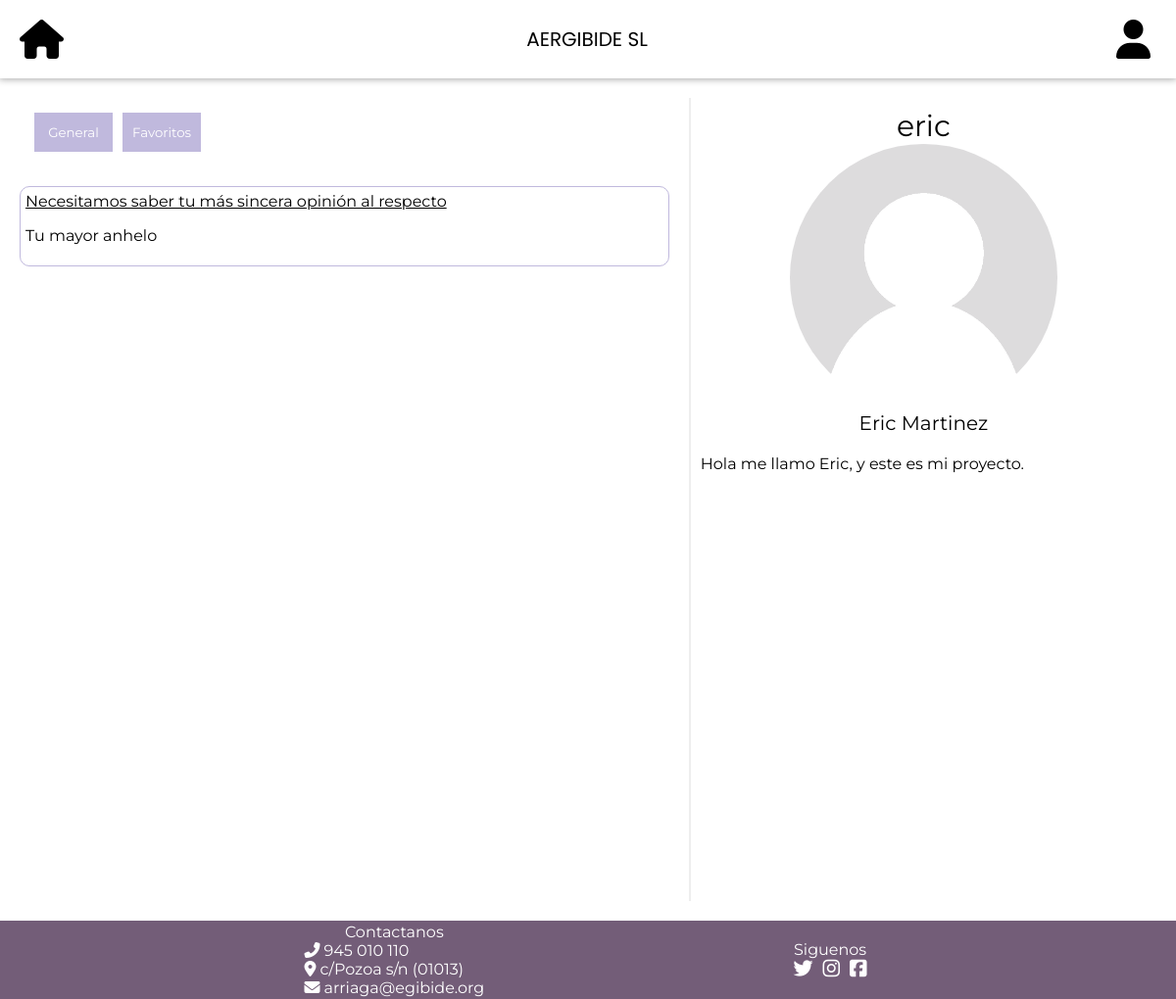
Before: /php/perfil.php?nickname=eric with the older database file.
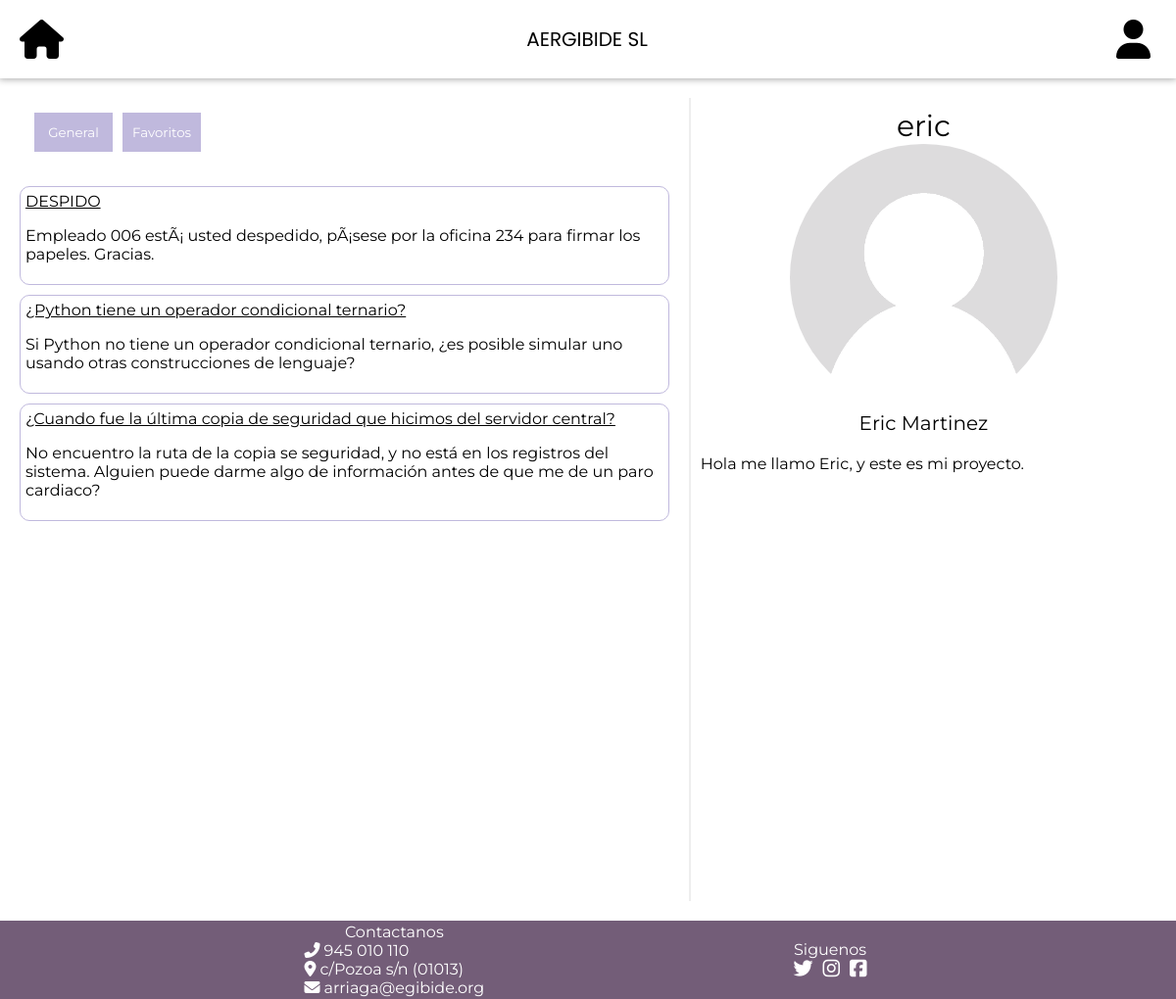
After: the same page with the newer database file.
### tables this page shows
CREATE TABLE `Preguntas` (
  `id` int(11) NOT NULL,
  `titulo` varchar(100) NOT NULL,
  `descripcion` varchar(5000) NOT NULL,
  `fecha` datetime NOT NULL,
  `tema` varchar(20) DEFAULT NULL,
  `usuarioid` int(11) NOT NULL
);

CREATE TABLE `Usuarios` (
  `id` int(11) NOT NULL,
  `tipousuarios` int(1) DEFAULT NULL,
  `nickname` varchar(30) NOT NULL,
  `password` varchar(300) NOT NULL,
  `nombre` varchar(30) NOT NULL,
  `apellido1` varchar(40) NOT NULL,
  `apellido2` varchar(40) DEFAULT NULL,
  `email` varchar(64) DEFAULT NULL,
  `descripcion` varchar(500) DEFAULT NULL,
  `edad` int(2) DEFAULT NULL,
  `imagen` varchar(100) DEFAULT NULL
);

### php/perfil.php (called while the page is built, shortened)
<?php
require_once '../php/llamadasBD.php';
$usuarios = leerUsuarios();
$preguntas = leerPreguntas();
$usuarioPerfil = array();
$preguntasUsuario = array();
$idUsuario = "";
while ($usuario = $usuarios->fetch()){
    if($usuario["nickname"] == $_GET["nickname"]){
        $idUsuario = $usuario["id"];
        array_push($usuarioPerfil, [
            "nickname" => $usuario["nickname"],
            "nombre" => $usuario["nombre"],
            "apellido1" => $usuario["apellido1"],
            "apellido2" => $usuario["apellido2"],
            "email" => $usuario["email"],
            "descripcion" => $usuario["descripcion"],
            "edad" => $usuario["edad"],
            "imagen" => $usuario["imagen"]
        ]);
    }
}
while ($pregunta = $preguntas->fetch()){
    if($pregunta["usuarioid"] == $idUsuario){
        array_push($preguntasUsuario, [
            "id" => $pregunta["id"],
            "titulo" => $pregunta["titulo"],
            "descripcion" => $pregunta["descripcion"],
            "fecha" => $pregunta["fecha"],
            "tema" => $pregunta["tema"],
            "usuarioid" => $pregunta["usuarioid"],
        ]);
    }
}
require "../html/perfil.view.php";

### php/llamadasBD.php (called while the page is built, shortened)
<?php
function iniciarConexion(){
    $dbname = "db_reto2";
    $host = "localhost";
    $user = "admin";
    $pass = "12345";
    try{
       $dbh = new PDO("mysql:host=$host;dbname=$dbname",$user,$pass);
       return $dbh;
    }catch (PDOException $e){
        echo $e->getMessage();
        return null;
    }
}
function leerPreguntas()
{
    $dbh = iniciarConexion();
    $stmt = $dbh->prepare("SELECT * FROM Preguntas ORDER BY fecha DESC");
    $stmt->execute();
    $stmt->setFetchMode(PDO::FETCH_ASSOC);
    return $stmt;
}
function leerUsuarios()
{
    $dbh = iniciarConexion();
    $stmt = $dbh->prepare("SELECT * FROM Usuarios");
    $stmt->execute();
    $stmt->setFetchMode(PDO::FETCH_ASSOC);
    return $stmt;
}

### html/perfil.view.php (the view, shortened to what this page needs)
<?php include 'header.view.php';?>
<head>
    <link rel="stylesheet" href="../html/css/perfil.css">
</head>
<body>
    <div id="divPrincipal">
        <div id="divIzq">
            <div id="divBotones">
                <button>General</button>
                <button>Favoritos</button>
            </div>
            <div id="divPreguntas">
                <?php foreach ($preguntasUsuario as $pregunta) { ?>
                <div class="divPregunta">
                    <a href="../php/pregunta.php?pregunta=<?php echo $pregunta["id"]?>" class="tituloPreg"><?php echo $pregunta["titulo"];?></a>
                    <div class="divDescripcion">
                        <p><?php echo $pregunta["descripcion"]; ?></p>
                    </div>
                </div>
                <?php } ?>
            </div>
        </div>
        <div id="divDer">
            <label id="lbNickname"><?php echo $usuarioPerfil[0]["nickname"] ?></label>
            <img id="imgPerfil" src="<?php echo $usuarioPerfil[0]["imagen"];?>">
            <label id="lbNombre"><?php echo $usuarioPerfil[0]["nombre"];echo " "; echo $usuarioPerfil[0]["apellido1"]?></label>
            <label id="lbDescripcion"><?php echo $usuarioPerfil[0]["descripcion"] ?></label>
        </div>
    </div>
</body>
<?php include 'footer.view.php';?>

### html/header.view.php (shortened to what this page needs)
<!DOCTYPE html>
<html lang="en" xmlns="http://www.w3.org/1999/html">
<head>
    <link rel="stylesheet" href="../html/css/header.css">
    <link rel="stylesheet" href="../html/css/footer.css">
</head>
<body>
<header>
        <a href="../php/preguntas.php"><i id="iconHome" class="fas fa-home"></i></a>
        <label id="tituloAergibide">AERGIBIDE SL</label>
        <div class="dropdown">
            <button onclick="myFunction()" class="dropbtn">
                <i class="fas fa-user" id="iconUser"></i>
            </button>
        </div>
</header>

### html/footer.view.php (shortened to what this page needs)
<footer>
    <div id="divFooter">
        <div id="divFooterIzq">
                <label class="lbFooterTitulo">Contactanos</label>
            <div id="divContactos">
                <div class="divContactoIzq"><i id="iconoFooter" class="fas fa-phone-alt"></i> 945 010 110</div>
                <div class="divContactoIzq"><i id="iconoFooter" class="fas fa-map-marker-alt"></i> c/Pozoa s/n (01013)</div>
                <div class="divContactoIzq"><i id="iconoFooter" class="fas fa-envelope"></i> arriaga@egibide.org</div>
            </div>
        </div>
        <div id="divFooterDer">
            <label class="lbFooterTitulo">Siguenos</label>
            <div id="divRedesSociales">
                <a href="#"><i id="iconoFooterDer" class="fab fa-twitter"></i></a>
                <a href="#"><i id="iconoFooterDer" class="fab fa-instagram"></i></a>
                <a href="#"><i id="iconoFooterDer" class="fab fa-facebook-square"></i></a>
            </div>
        </div>
    </div>
</footer>

### html/css/header.css (style rules this page uses)
header { display: flex; align-items: center; justify-content: space-between; height: 80px; box-shadow: 5px 10px; box-shadow: 0 0 7px 1px #00000057; background-color: white; position: sticky; top: 0px; }
body { margin: 0px; height: 100vh; font-family: 'Montserrat', sans-serif; }
select option,button,input { font-family: 'Montserrat', sans-serif; }
#tituloAergibide { font-family: 'Poppins', sans-serif; font-size: 20px; }
#iconHome, #iconUser { font-size: 40px; padding-left: 20px; padding-right: 20px; color: black; }
.dropdown { position: relative; display: inline-block; }
.dropbtn { border: none; background-color: transparent; }

### html/css/footer.css (style rules this page uses)
#divFooter { display: flex; justify-content: space-evenly; align-items: center; background-color: #735D78; bottom: 0vh; width: 100%; position: sticky; padding-bottom: 5px; padding-top: 5px; height: 70px; }
#iconoFooterDer { font-size: 20px; color: white; padding-left: 5px; padding-right: 5px; }
#divFooterIzq { display: flex; flex-direction: column; align-items: center; }
#divFooterDer { display: flex; flex-direction: column; align-items: center; }
#divContactos { display: flex; flex-direction: column; color: white; }
.lbFooterTitulo { color: white; }
#divRedesSociales { display: flex; justify-content: space-around; align-items: center; }

### html/css/perfil.css (style rules this page uses)
#divPrincipal { display: flex; }
#divIzq { display: flex; flex-direction: column; flex: 3; }
#divBotones { display: flex; margin: 20px; justify-content: left; }
#divBotones button { background-color: #c0b9dd; color: white; border: 1px solid #c0b9dd; height: 40px; width: 80px; margin: 5px; }
.divPregunta { display: flex; flex-direction: column; margin: 10px; padding: 5px; border: #c0b9dd 1px solid; border-radius: 10px; }
#divDer { padding: 10px; margin: 10px; display: flex; flex-direction: column; border-left: #eee 2px solid; flex: 2; height: 100vh; }
#lbNickname { font-size: 30px; align-self: center; }
#imgPerfil { border-radius: 100%; width: 60%; height: auto; align-self: center; }
#lbNombre { font-size: 20px; align-self: center; }
#lbDescripcion { margin-top: 20px; }
a:visited, a { color: black; }
@media only screen and (min-width: 800px) { #divPrincipal { margin: 10px; } }

Changed rows visible on the page:
removed preguntas: titulo "Necesitamos saber tu más sincera opinión al respecto", descripcion "Tu mayor anhelo"
added preguntas: titulo "DESPIDO", descripcion "Empleado 006 estÃ¡ usted despedido, pÃ¡sese por la oficina 234 para firmar los papeles. Gracias."
added preguntas: titulo "¿Python tiene un operador condicional ternario?", descripcion "Si Python no tiene un operador condicional ternario, ¿es posible simular uno usando otras construcciones de lenguaje?"
added preguntas: titulo "¿Cuando fue la última copia de seguridad que hicimos del servidor central?", descripcion "No encuentro la ruta de la copia se seguridad, y no está en los registros del sistema. Alguien puede darme algo de información antes de que me de un paro cardiaco?"
